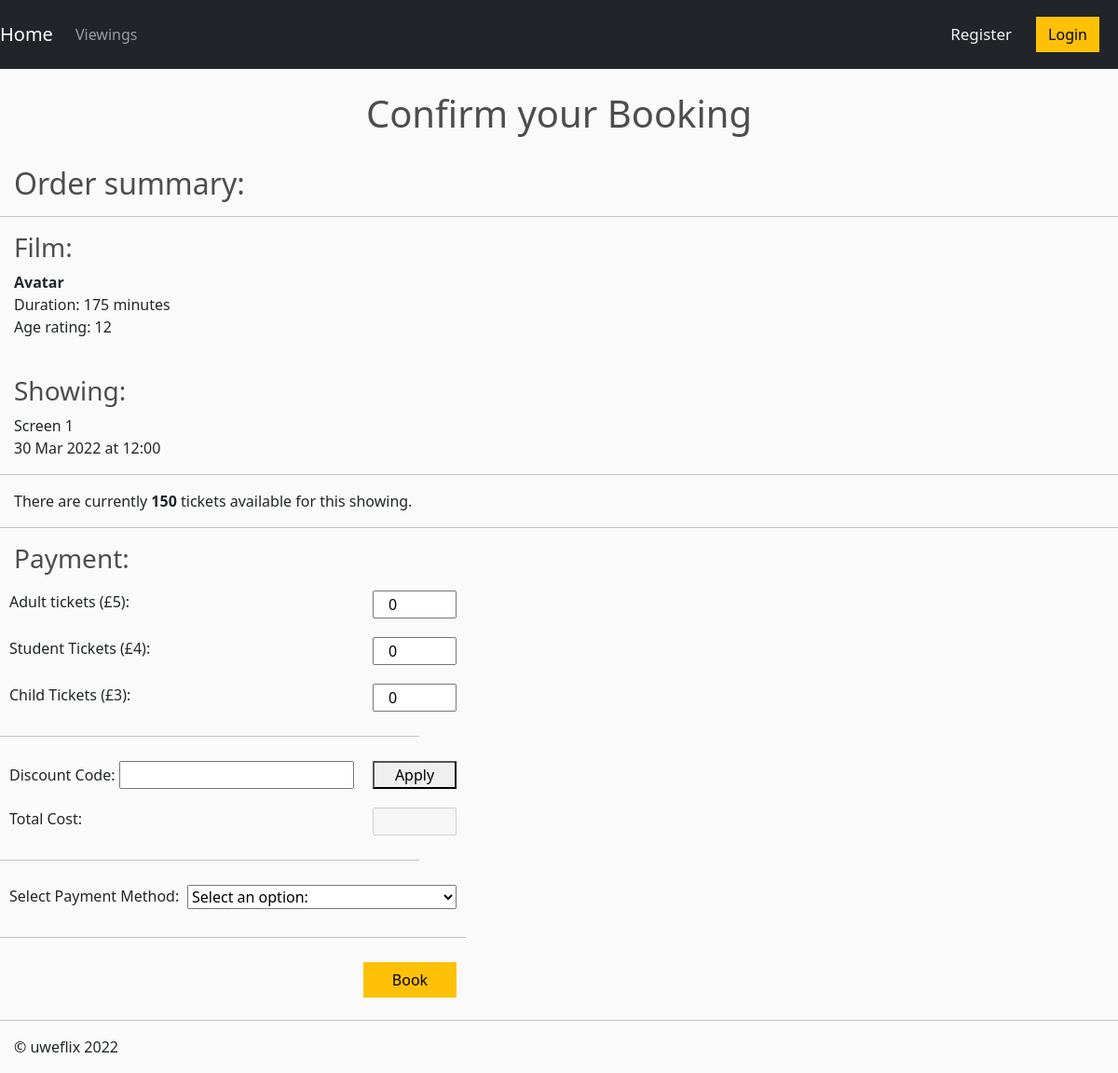
Before: /payment/1/ with the older database file.
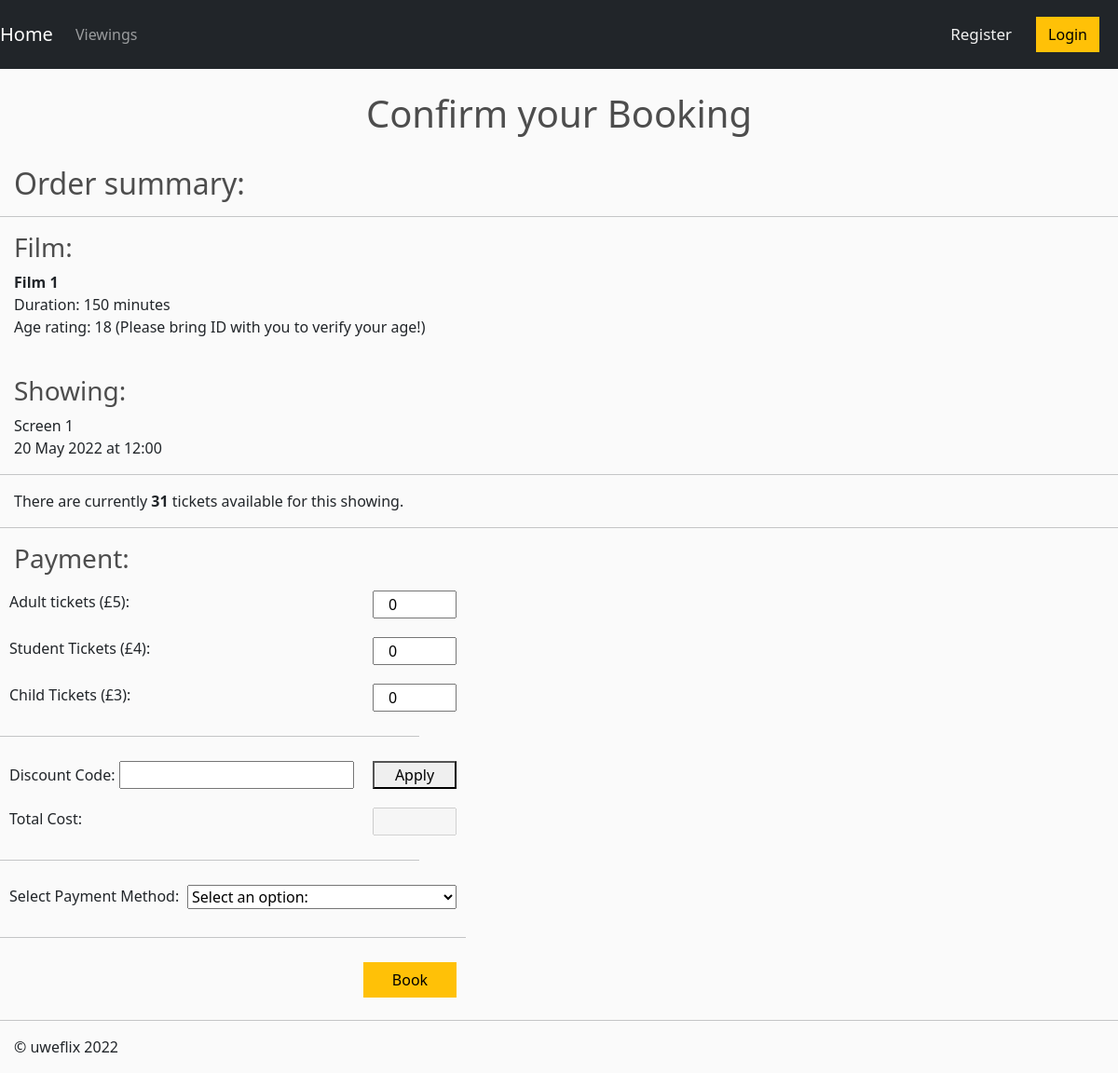
After: the same page with the newer database file.
### uweflix/models.py (models this page shows, shortened)
class Showing(models.Model):
    screen = models.ForeignKey(Screen, default=1, on_delete=models.CASCADE)
    film = models.ForeignKey(Film,on_delete=models.CASCADE)
    time = models.DateTimeField()
    remaining_tickets = models.IntegerField(default=150)  # NEEDS TO BE ASSIGNED TO THE SCREEN CAPACITY SOMEHOW!

class Film(models.Model):
    title = models.CharField(max_length=100)
    age_rating = models.CharField(max_length=3)
    """Age Ratings:
        - U
        - PG
        - 12
        - 12A
        - 15
        - 18"""
    duration = models.CharField(max_length=3)
    trailer_desc = models.CharField(max_length=500)

class Screen(models.Model):
    capacity = models.IntegerField()
    apply_covid_restrictions =  models.BooleanField()

### uweflix/views.py (the view, shortened to what this page needs)
# urls.py: path("payment/<int:showing>/", views.payment, name="payment"),
def payment(request, showing): # Will also take showing_id as a param once showing page is completed!
    showing = Showing.objects.get(id=showing)
    form = PaymentForm()
    context = {
        "showing": showing,
        "form": form
    }
    return render(request, 'uweflix/payment.html', context)

### uweflix/forms.py (shortened to what this page needs)
class PaymentForm(forms.Form):
    adult_tickets = forms.IntegerField(validators=[
        MaxValueValidator(100),
        MinValueValidator(0)
    ],required=False, initial=0)
    student_tickets = forms.IntegerField(validators=[
        MaxValueValidator(100),
        MinValueValidator(0)
    ],required=False, initial=0)
    child_tickets = forms.IntegerField(validators=[
        MaxValueValidator(100),
        MinValueValidator(0)
    ],required=False, initial=0)
    total_cost=forms.FloatField(label="Total Cost: ", disabled=True, required=False)
    payment_choices = [(None, 'Select an option:'),
                    ('credit', 'Pay with Credit'),
                    ('nopay', 'Pay at Cinema on the day'),
                    ('tab', 'Add to monthly bill (Club Reps only)')]
    payment_options = forms.ChoiceField(choices=payment_choices, widget=forms.Select(attrs={}))
    discount_code = forms.CharField(required=False, max_length=8, widget=forms.TextInput(attrs={}))

### uweflix/templates/uweflix/payment.html (shortened to what this page needs)
{% extends "uweflix/layout.html" %}
{% load static %}
{% block content %}
<br/>
<h1>Confirm your Booking</h1>
<br/>
<body>
    <h2>Order summary:</h2>
    <hr/>
    <h3>Film:</h3>
        <p>
           <b>{{ showing.film.title }}</b><br/>
           Duration: {{ showing.film.duration }} minutes<br/>
           Age rating: {{ showing.film.age_rating }}
           {% if showing.film.age_rating == '18' %}
                (Please bring ID with you to verify your age!)
           {% endif %}
        </p>
        <br/>
        <h3>Showing:</h3>
        <p>Screen {{ showing.screen.id }}<br/>{{ showing.time | date:'j M Y' }} at {{ showing.time | time:'G:i'}}</p>
        <hr/>
        <p>There are currently <b>{{ showing.remaining_tickets }}</b> tickets available for this showing.</p>
        <hr/>
    <div class="form">
        <form id="payment-form" action="{% url 'payment' showing.pk %}" method="post" autocomplete="off">
            <h3>Payment:</h3>
            <div class="form-area">
                <div class="form-group">
                    Adult tickets (£5): {{ form.adult_tickets }}
                </div>
                <br/>
                <div class="form-group">
                    Student Tickets (£4): {{ form.student_tickets }}
                </div>
                <br/>
                <div class="form-group">
                    Child Tickets (£3): {{ form.child_tickets }}
                </div>
                <hr/>
                <div class="form-group">
                    Discount Code: {{ form.discount_code }}<button id="cancel-discount-btn" type="button" style="display: none;">X</button><button id="discount-btn" type="button"> Apply </button>
                </div>
                <div class="form-group">
                    Total Cost: {{ form.total_cost }}
                </div>
                <hr/>
                <div class="form-group">
                    Select Payment Method: {{ form.payment_options }}
                </div>
            </div>
            <hr/>
            <div class="form-group">
                <input id="confirm-btn" class="btn btn-warning" type="submit" value="Book">
            </div>
        </form>
    </div>
</body>
{% endblock %}

### uweflix/templates/uweflix/layout.html (shortened to what this page needs)
<!DOCTYPE html>
{% load static %}
<html>
<head>
    <link href="https://cdn.jsdelivr.net/npm/bootstrap@5.1.3/dist/css/bootstrap.min.css" rel="stylesheet">
    <link rel="stylesheet" type="text/css" href="{% static 'uweflix/site.css' %}"/>
</head>
<body>
    <nav class="navbar navbar-expand-lg navbar-dark bg-dark">
        <a class="navbar-brand" href="{% url 'home' %}">Home</a>
        <div class="collapse navbar-collapse" id="navbarSupportedContent">
            <ul class="navbar-nav me-auto">
                {% if request.session.user_id is None or request.session.user_group == "Student" or request.session.user_group == "Club Rep"%}
                <li class="nav-item active">
                <a class="nav-link" href="{% url 'viewings' %}">Viewings</a>
                </li>
                {% endif %}
            </ul>
            {% if request.session.user_id is None %}
            <div class="topnav-right">
                <a class="nav-link" href="{% url 'registerPage' %}">Register</a>
            </div>
            <div class="form-inline my-2 my-lg-0">
                <a href="{% url 'login' %}"class="btn btn-warning">Login</a>
            </div>
            {% endif %}
        </div>
    </nav>
    <div class="body-content">
        {% block content %}
        {% endblock %}
        <hr/>
        <footer>
            <p>© uweflix 2022</p>
        </footer>
    </div>
</body>
</html>

### uweflix/static/uweflix/site.css (style rules this page uses)
body { background-color: hsl(0, 0%, 98%); }
h1,h2,h3,h4,h5,h6 { color:hsl(0, 0%, 30%); }
.bg-dark { background-color: #4f868c; }
.btn { border-radius: 0; }
#id_adult_tickets, #id_student_tickets, #id_child_tickets, #id_total_cost, #discount-btn { width:90px; float: right; }
#id_payment_options, #id_club, #id_card_number { float:right; }
#confirm-btn, #set-payment-btn { width:100px; float:right; }
.form-area { width: 450px; }
.form-group { height:50px; width: 500px; margin: auto; display: inline-block; padding: 10px; }
.topnav-right { float: right; }
.topnav-right a { color: #f2f2f2; text-align: center; padding: 14px 16px; text-decoration: none; font-size: 17px; }
.form-inline { margin-right:10px; padding: 10px; }

### uweflix/templates/uweflix/payment.html (style rules this page uses)
form { display: inline-block; }
h1 { text-align: center; }
h2, h3, h5, p, input { padding-left: 15px; }

Changed rows visible on the page:
changed Showing: film "Avatar" → "Film 1"; film.duration "175" → "150"; film.age_rating "12" → "18"; time "30 Mar 2022" → "20 May 2022"; remaining_tickets "150" → "31"
Other visible differences:
text now shown: "(Please bring ID with you to verify your age!)"
